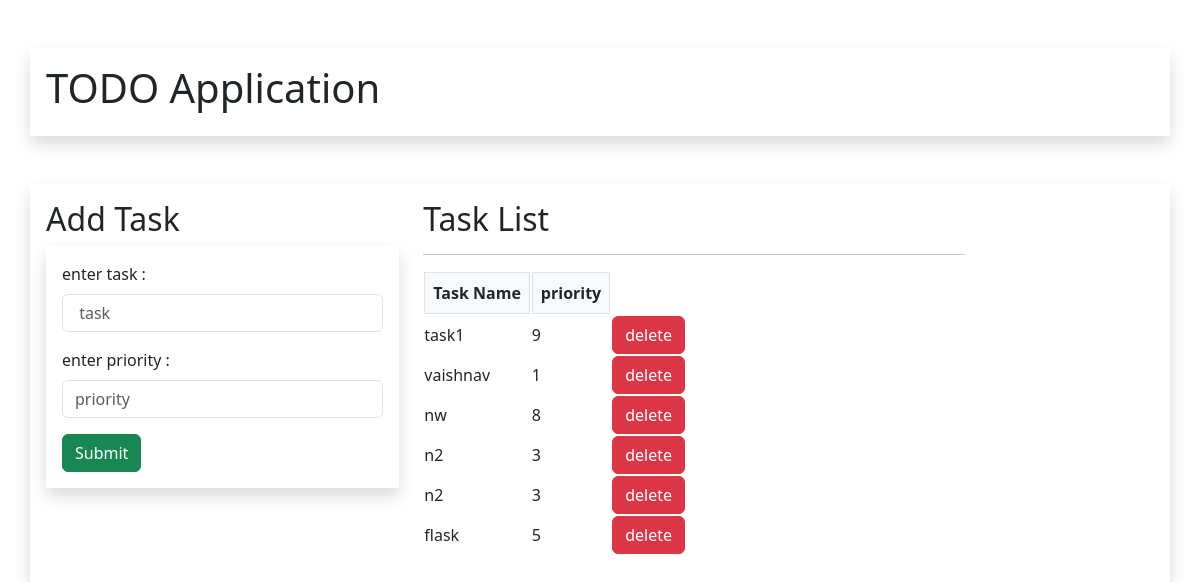
Before: / with the older database file.
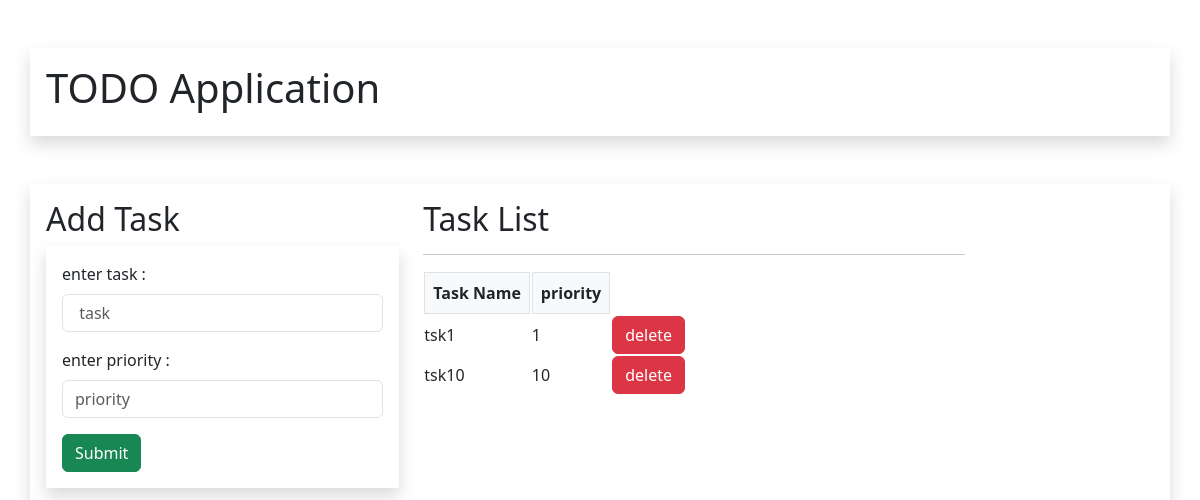
After: the same page with the newer database file.
### todo_app/models.py (models this page shows, shortened)
class Task(models.Model):
    name = models.CharField(max_length=100)
    priority = models.IntegerField()

### todo_app/views.py (the view)
# urls.py: 2. Add a URL to urlpatterns:  path('', views.home, name='home')
def home(request):
    if request.method == 'POST':
        name = request.POST.get('name')
        priority = request.POST.get('priority')
        obj = Task(name=name, priority=priority)
        obj.save()
    obj = Task.objects.all()
    return render(request, 'home.html', {'obj': obj})

### templates/home.html (shortened to what this page needs)
{% extends 'base.html' %}
{% block content %}
    <div class="container mt-5 p-3 shadow">
        <h1>TODO Application</h1>
    </div>
     <div class="container mt-5 p-3 shadow">
        <div class="row">
            <div class="col-md-4">
                 <h2>Add Task</h2>
                <form method="post" class="p-3 shadow">
                     <div class="mb-3">
                         <label class="form-label ">enter task : </label>
                         <input class="form-control"  type="text" placeholder=" task" name="name">
                     </div>
                    <div class="mb-3">
                         <label class="form-label ">enter priority : </label>
                         <input type="text" class="form-control" placeholder="priority" name="priority">
                     </div>
                    <input class="btn btn-success"  type="submit">
                </form>
            </div>
            <div class="col-md-6">
                 <h2>Task List</h2>
                 <hr>
                 <div class="mb-3">
                    <table>
                        <tr>
                            <th><div class="p-2 border bg-light">Task Name</div></th>
                            <th><div class="p-2 l-3 border bg-light">priority</div></th>
                        </tr>
                        <tbody>
                            {% for i in obj %}
                            <tr>
                                <td>{{i.name}}</td>
                                <td>{{i.priority}}</td>
                                <td><a href="{% url 'delete' i.id %}"><button class="btn btn-danger ">delete</button></a></td>
                            </tr>
                            {% endfor %}
                        </tbody>
                    </table>
                 </div>
            </div>
        </div>
     </div>
{% endblock %}

Changed rows visible on the page:
removed Task: name "task1", priority "9"
removed Task: name "vaishnav", priority "1"
removed Task: name "nw", priority "8"
removed Task: name "n2", priority "3"
removed Task: name "n2", priority "3"
removed Task: name "flask", priority "5"
added Task: name "tsk1", priority "1"
added Task: name "tsk10", priority "10"
